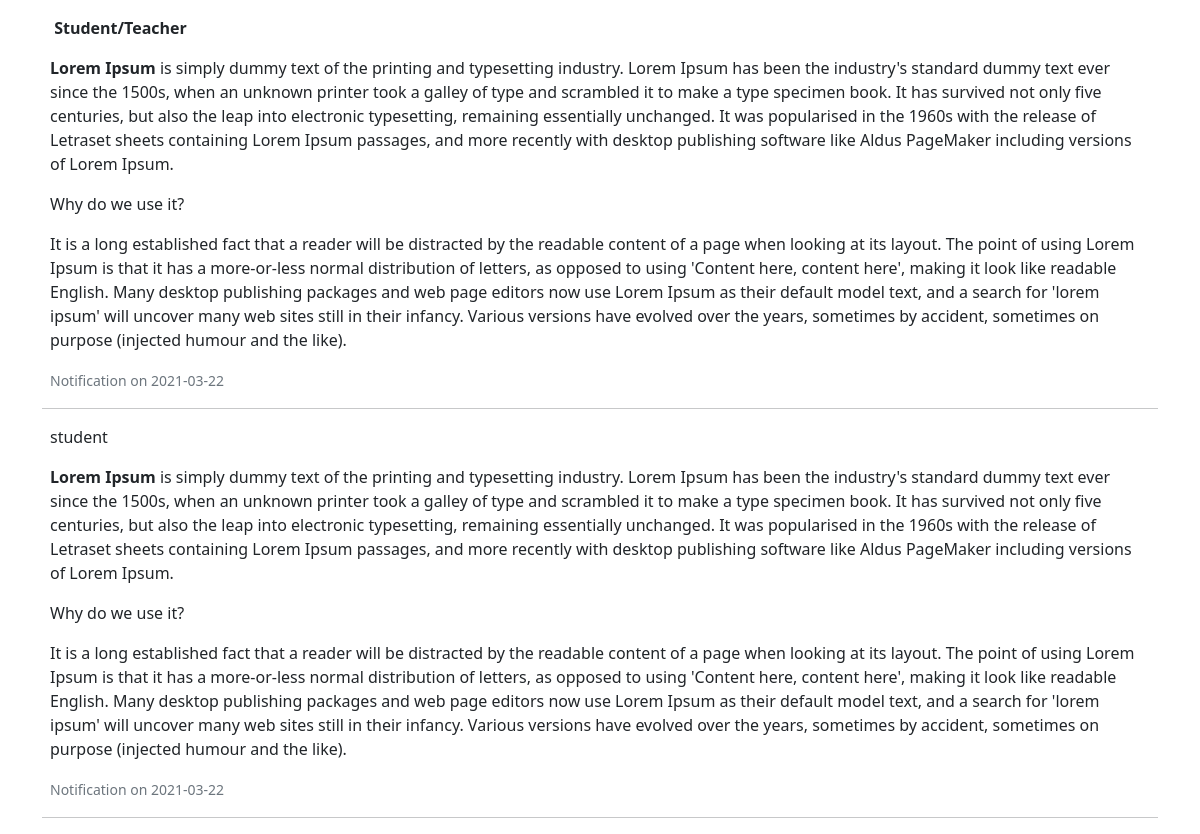
The page /student/student_notification on the database its author committed.
### app/models.py (models this page shows, shortened)
class Notification(db.Model):
    id = db.Column(db.Integer, primary_key=True)
    notification = db.Column(db.Text)
    sender = db.Column(db.String(64))
    notify_date = db.Column(db.DateTime, default=datetime.utcnow())

### app/routes.py (the view)
@app.route('/student/student_notification')
def student_notification():
    notifications = Notification.query.filter(Notification.sender != 'Teacher').order_by(Notification.notify_date.desc()).all()
    return render_template('student/student_notification.html', notifications=notifications)

### app/routes.py (called while the page is built)
@app.before_request
def before_request():
    g.user = None
    if 'teacher_id' in session:
        user = Teacher.query.filter_by(id=session['teacher_id']).first()
        g.user = user

@app.before_request
def std_before_request():
    g.std_user = None
    if 'student_id' in session:
        std_user = Student.query.filter_by(id=session['student_id']).first()
        g.std_user = std_user

### app/templates/student/student_notification.html (shortened to what this page needs)
<!DOCTYPE html>
<html lang="en">
<head>
    <link href="https://cdn.jsdelivr.net/npm/bootstrap@5.0.0-beta2/dist/css/bootstrap.min.css" rel="stylesheet">
</head>
<body>
    <div class="container">
        {% for notify in notifications %}
        <div class="m-2">
            <p class="text-capitalize text-justify">
                {{ notify.notification|safe }}
            </p>
            <p>
                <small class="text-muted">Notification on {{ notify.notify_date.strftime('%Y-%m-%d') }}</small>
            </p>
        </div>
        <hr>
        {% endfor %}
    </div>
</body>
</html>

### rows shown on the page
Notification: notification "Student/Teacher Lorem Ipsum is simply dummy text of the printing and typesetting industry. Lorem Ipsum has been the industry's standard dummy text ever since the 1500s, when an unknown printer took a galley of type and scrambled it to make a type specimen book. It has survived not only five centuries, but also the leap into electronic typesetting, remaining essentially unchanged. It was popularised in the 1960s with the release of Letraset sheets containing Lorem Ipsum passages, and more recently with desktop publishing software like Aldus PageMaker including versions of Lorem Ipsum. Why do we use it? It is a long established fact that a reader will be distracted by the readable content of…", notify_date "2021-03-22"
Notification: notification "student Lorem Ipsum is simply dummy text of the printing and typesetting industry. Lorem Ipsum has been the industry's standard dummy text ever since the 1500s, when an unknown printer took a galley of type and scrambled it to make a type specimen book. It has survived not only five centuries, but also the leap into electronic typesetting, remaining essentially unchanged. It was popularised in the 1960s with the release of Letraset sheets containing Lorem Ipsum passages, and more recently with desktop publishing software like Aldus PageMaker including versions of Lorem Ipsum. Why do we use it? It is a long established fact that a reader will be distracted by the readable content of a page…", notify_date "2021-03-22"
